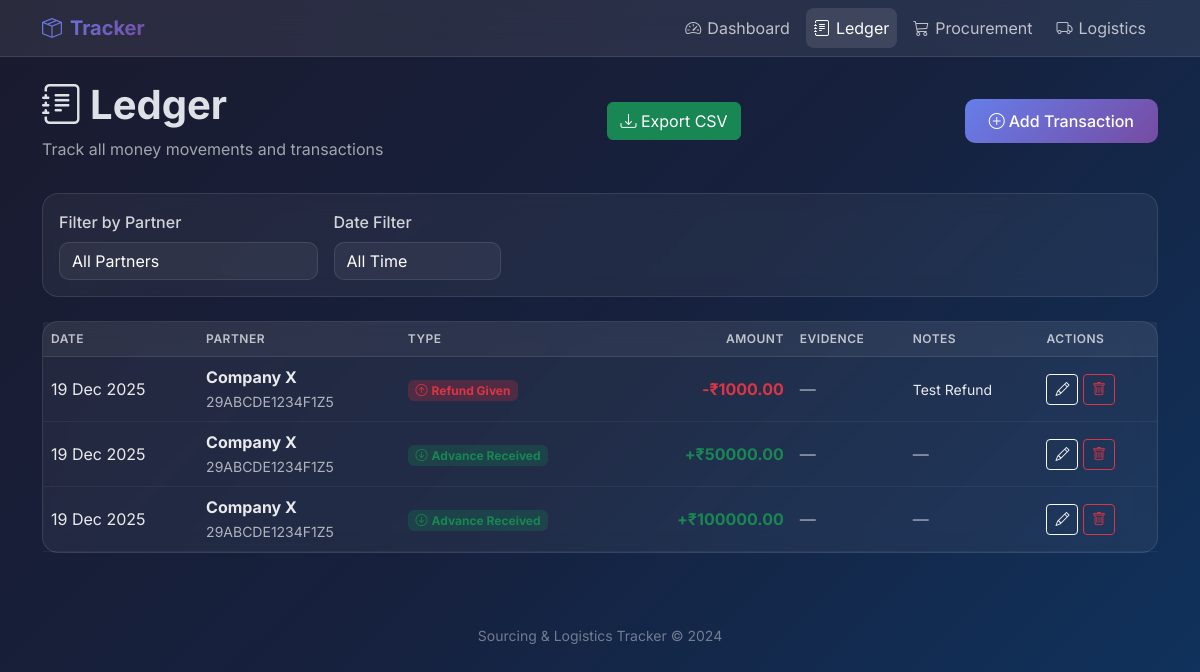
Page /ledger/ on the earlier database version.
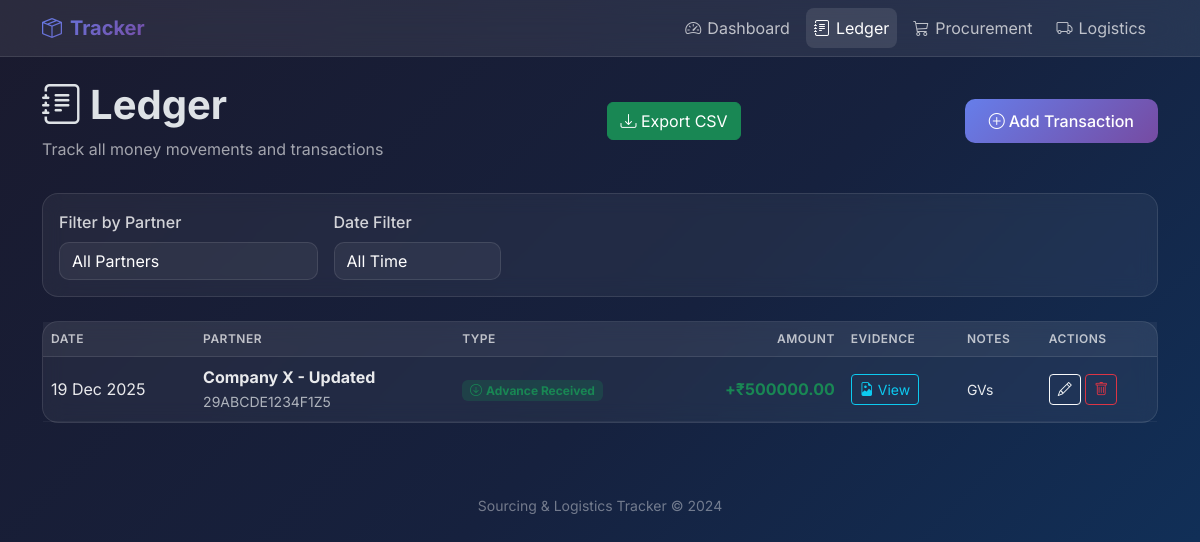
Same page on the later database version.
### tracker/models.py (models this page shows, shortened)
class Transaction(models.Model):
    TRANSACTION_TYPES = [
        ('ADVANCE_RECEIVED', 'Advance Received'),
        ('REFUND_GIVEN', 'Refund Given'),
    ]
    partner = models.ForeignKey(
        Partner,
        on_delete=models.CASCADE,
        related_name='transactions'
    )
    amount = models.DecimalField(
        max_digits=12,
        decimal_places=2,
        validators=[MinValueValidator(Decimal('0.01'))]
    )
    transaction_type = models.CharField(
        max_length=20,
        choices=TRANSACTION_TYPES,
        verbose_name="Transaction Type"
    )
    date = models.DateField()
    evidence_file = models.FileField(
        upload_to='transaction_evidence/',
        blank=True,
        null=True,
        verbose_name="Evidence (Bank Screenshot)"
    )
    notes = models.TextField(blank=True)
    created_at = models.DateTimeField(auto_now_add=True)
    history = HistoricalRecords()
    class Meta:
        ordering = ['-date', '-created_at']

class Partner(models.Model):
    name = models.CharField(max_length=200)
    gst_number = models.CharField(max_length=15, unique=True, verbose_name="GST Number")
    contact_info = models.TextField(blank=True, verbose_name="Contact Information")
    current_balance = models.DecimalField(
        max_digits=12,
        decimal_places=2,
        default=Decimal('0.00'),
        verbose_name="Current Balance"
    )
    created_at = models.DateTimeField(auto_now_add=True)
    updated_at = models.DateTimeField(auto_now=True)
    history = HistoricalRecords()
    class Meta:
        ordering = ['name']
    def __str__(self):
        return f"{self.name} ({self.gst_number})"

### tracker/views.py (the view, shortened to what this page needs)
# urls.py: path('ledger/', views.ledger, name='ledger'),
def ledger(request):
    from datetime import datetime, timedelta
    from django.utils import timezone
    transactions = Transaction.objects.select_related('partner').all()
    partners = Partner.objects.all()
    partner_id = request.GET.get('partner')
    if partner_id:
        transactions = transactions.filter(partner_id=partner_id)
    date_filter = request.GET.get('date_filter', '')
    start_date = request.GET.get('start_date', '')
    end_date = request.GET.get('end_date', '')
    today = timezone.now().date()
    if date_filter == 'this_month':
        first_day = today.replace(day=1)
        transactions = transactions.filter(date__gte=first_day, date__lte=today)
        start_date = first_day.strftime('%Y-%m-%d')
        end_date = today.strftime('%Y-%m-%d')
    elif date_filter == 'last_3_months':
        three_months_ago = today - timedelta(days=90)
        transactions = transactions.filter(date__gte=three_months_ago, date__lte=today)
        start_date = three_months_ago.strftime('%Y-%m-%d')
        end_date = today.strftime('%Y-%m-%d')
    if request.method == 'POST':
        form = TransactionForm(request.POST, request.FILES)
        if form.is_valid():
            form.save()
            messages.success(request, 'Transaction recorded successfully!')
            return redirect('ledger')
        else:
            messages.error(request, 'Error recording transaction.')
    else:
        form = TransactionForm()
    context = {
        'transactions': transactions,
        'partners': partners,
        'form': form,
        'selected_partner': partner_id,
        'date_filter': date_filter,
        'start_date': start_date,
        'end_date': end_date,
    }
    return render(request, 'tracker/ledger.html', context)

### tracker/forms.py
class TransactionForm(forms.ModelForm):
    class Meta:
        model = Transaction
        fields = ['partner', 'amount', 'transaction_type', 'date', 'evidence_file', 'notes']
        widgets = {
            'partner': forms.Select(attrs={'class': 'form-select'}),
            'amount': forms.NumberInput(attrs={'class': 'form-control', 'step': '0.01', 'placeholder': 'Amount'}),
            'transaction_type': forms.Select(attrs={'class': 'form-select'}),
            'date': forms.DateInput(attrs={'class': 'form-control', 'type': 'date'}),
            'evidence_file': forms.FileInput(attrs={'class': 'form-control'}),
            'notes': forms.Textarea(attrs={'class': 'form-control', 'rows': 2, 'placeholder': 'Notes (optional)'}),
        }
    def __init__(self, *args, **kwargs):
        super().__init__(*args, **kwargs)
        if not self.initial.get('date'):
            self.initial['date'] = timezone.now().date()

### tracker/templates/tracker/ledger.html (shortened to what this page needs)
{% extends 'tracker/base.html' %}
{% block content %}
<div class="page-header d-flex justify-content-between align-items-center">
    <div>
        <h1><i class="bi bi-journal-text me-2"></i>Ledger</h1>
        <p class="mb-0">Track all money movements and transactions</p>
    </div>
    <a href="{% url 'export_ledger_csv' %}?partner={{ selected_partner|default:'' }}&date_filter={{ date_filter|default:'' }}&start_date={{ start_date|default:'' }}&end_date={{ end_date|default:'' }}" class="btn btn-success">
        <i class="bi bi-download"></i> Export CSV
    </a>
    <button class="btn btn-gradient" data-bs-toggle="modal" data-bs-target="#addTransactionModal">
        <i class="bi bi-plus-circle me-1"></i>Add Transaction
    </button>
</div>
<div class="card mb-4">
    <div class="card-body py-3">
        <form method="get" class="row g-3 align-items-end" id="filterForm">
            <div class="col-md-3">
                <label class="form-label">Filter by Partner</label>
                <select name="partner" class="form-select" onchange="this.form.submit()">
                    <option value="">All Partners</option>
                </select>
            </div>
            <div class="col-md-2">
                <label class="form-label">Date Filter</label>
                <select name="date_filter" class="form-select" id="dateFilterSelect" onchange="toggleCustomDates(); this.form.submit();">
                    <option value="">All Time</option>
                </select>
            </div>
        </form>
    </div>
</div>
<div class="card">
    <div class="card-body p-0">
        {% if transactions %}
        <div class="table-responsive">
            <table class="table table-hover mb-0">
                <thead>
                    <tr>
                        <th>Date</th>
                        <th>Partner</th>
                        <th>Type</th>
                        <th class="text-end">Amount</th>
                        <th>Evidence</th>
                        <th>Notes</th>
                        <th>Actions</th>
                    </tr>
                </thead>
                <tbody>
                    {% for txn in transactions %}
                    <tr class="animate-fade-in">
                        <td>{{ txn.date|date:"d M Y" }}</td>
                        <td>
                            <strong>{{ txn.partner.name }}</strong>
                            <br><small class="text-muted">{{ txn.partner.gst_number }}</small>
                        </td>
                        <td>
                            {% if txn.transaction_type == 'ADVANCE_RECEIVED' %}
                                <span class="badge bg-success bg-opacity-25 text-success">
                                    <i class="bi bi-arrow-down-circle me-1"></i>Advance Received
                                </span>
                            {% else %}
                                <span class="badge bg-danger bg-opacity-25 text-danger">
                                    <i class="bi bi-arrow-up-circle me-1"></i>Refund Given
                                </span>
                            {% endif %}
                        </td>
                        <td class="text-end">
                            <strong class="{% if txn.transaction_type == 'ADVANCE_RECEIVED' %}text-success{% else %}text-danger{% endif %}">
                                {% if txn.transaction_type == 'ADVANCE_RECEIVED' %}+{% else %}-{% endif %}₹{{ txn.amount|floatformat:2 }}
                            </strong>
                        </td>
                        <td>
                            {% if txn.evidence_file %}
                                <a href="{{ txn.evidence_file.url }}" target="_blank" class="btn btn-sm btn-outline-info">
                                    <i class="bi bi-file-earmark-image"></i> View
                                </a>
                            {% else %}
                                <span class="text-muted">—</span>
                            {% endif %}
                        </td>
                        <td>
                            {% if txn.notes %}
                                <small>{{ txn.notes|truncatewords:10 }}</small>
                            {% else %}
                                <span class="text-muted">—</span>
                            {% endif %}
                        </td>
                        <td>
                            <button class="btn btn-sm btn-outline-light" data-bs-toggle="modal" data-bs-target="#editTransactionModal{{ txn.id }}" title="Edit">
                                <i class="bi bi-pencil"></i>
                            </button>
                            <button class="btn btn-sm btn-outline-danger" data-bs-toggle="modal" data-bs-target="#deleteTransactionModal{{ txn.id }}" title="Delete">
                                <i class="bi bi-trash"></i>
                            </button>
                        </td>
                    </tr>
                    {% endfor %}
                </tbody>
            </table>
        </div>
        {% endif %}
    </div>
</div>
{% endblock %}

### tracker/templates/tracker/base.html (shortened to what this page needs)
<!DOCTYPE html>
<html lang="en" data-bs-theme="dark">
<head>
    <link href="https://cdn.jsdelivr.net/npm/bootstrap@5.3.2/dist/css/bootstrap.min.css" rel="stylesheet">
    <link href="https://cdn.jsdelivr.net/npm/bootstrap-icons@1.11.1/font/bootstrap-icons.css" rel="stylesheet">
</head>
<body>
    <nav class="navbar navbar-expand-lg sticky-top">
        <div class="container">
            <a class="navbar-brand" href="{% url 'dashboard' %}">
                <i class="bi bi-box-seam me-2"></i>Tracker
            </a>
            <div class="collapse navbar-collapse" id="navbarNav">
                <ul class="navbar-nav ms-auto">
                    <li class="nav-item">
                        <a class="nav-link {% if request.resolver_match.url_name == 'dashboard' %}active{% endif %}" href="{% url 'dashboard' %}">
                            <i class="bi bi-speedometer2"></i>Dashboard
                        </a>
                    </li>
                    <li class="nav-item">
                        <a class="nav-link {% if request.resolver_match.url_name == 'ledger' %}active{% endif %}" href="{% url 'ledger' %}">
                            <i class="bi bi-journal-text"></i>Ledger
                        </a>
                    </li>
                    <li class="nav-item">
                        <a class="nav-link {% if request.resolver_match.url_name == 'procurement' %}active{% endif %}" href="{% url 'procurement' %}">
                            <i class="bi bi-cart3"></i>Procurement
                        </a>
                    </li>
                    <li class="nav-item">
                        <a class="nav-link {% if request.resolver_match.url_name == 'logistics' %}active{% endif %}" href="{% url 'logistics' %}">
                            <i class="bi bi-truck"></i>Logistics
                        </a>
                    </li>
                </ul>
            </div>
        </div>
    </nav>
    <main class="container py-4">
        {% block content %}{% endblock %}
    </main>
    <footer class="text-center py-4 mt-4" style="color: rgba(255,255,255,0.4); font-size: 0.875rem;">
        <p class="mb-0">Sourcing & Logistics Tracker &copy; 2024</p>
    </footer>
</body>
</html>

### tracker/templates/tracker/base.html (style rules this page uses)
:root { --primary-gradient: linear-gradient(135deg, #667eea 0%, #764ba2 100%); --success-gradient: linear-gradient(135deg, #11998e 0%, #38ef7d 100%); --warning-gradient: linear-gradient(135deg, #f093fb 0%, #f5576c 100%); --info-gradient: linear-gradient(135deg, #4facfe 0%, #00f2fe 100%); --card-bg: rgba(255, 255, 255, 0.05); --card-border: rgba(255, 255, 255, 0.1); --glass-bg: rgba(255, 255, 255, 0.08); }
* { font-family: 'Inter', sans-serif; }
body { background: linear-gradient(135deg, #1a1a2e 0%, #16213e 50%, #0f3460 100%); min-height: 100vh; }
.navbar { background: var(--glass-bg) !important; backdrop-filter: blur(20px); border-bottom: 1px solid var(--card-border); }
.navbar-brand { font-weight: 700; background: var(--primary-gradient); -webkit-background-clip: text; -webkit-text-fill-color: transparent; background-clip: text; }
.nav-link { color: rgba(255, 255, 255, 0.7) !important; transition: all 0.3s ease; border-radius: 8px; margin: 0 4px; }
.nav-link:hover, .nav-link.active { color: #fff !important; background: rgba(255, 255, 255, 0.1); }
.nav-link i { margin-right: 6px; }
.card { background: var(--card-bg); border: 1px solid var(--card-border); border-radius: 16px; backdrop-filter: blur(10px); transition: all 0.3s ease; }
.btn-gradient { background: var(--primary-gradient); border: none; color: white; padding: 0.6rem 1.5rem; border-radius: 10px; font-weight: 500; transition: all 0.3s ease; }
.table { --bs-table-bg: transparent; --bs-table-color: rgba(255, 255, 255, 0.9); }
.table thead th { background: rgba(255, 255, 255, 0.05); border-bottom: 1px solid var(--card-border); font-weight: 600; text-transform: uppercase; font-size: 0.75rem; letter-spacing: 0.5px; color: rgba(255, 255, 255, 0.7); }
.table tbody td { border-bottom: 1px solid rgba(255, 255, 255, 0.05); vertical-align: middle; }
.form-control, .form-select { background: rgba(255, 255, 255, 0.05); border: 1px solid var(--card-border); color: white; border-radius: 10px; }
.form-label { font-weight: 500; color: rgba(255, 255, 255, 0.8); margin-bottom: 0.5rem; }
.page-header { margin-bottom: 2rem; }
.page-header h1 { font-weight: 700; margin-bottom: 0.5rem; }
.page-header p { color: rgba(255, 255, 255, 0.6); }
.animate-fade-in { animation: fadeInUp 0.5s ease-out forwards; }

Differences in the rows shown:
removed Transaction: date "19 Dec 2025", partner.name "Company X", partner.gst_number "29ABCDE1234F1Z5", transaction_type "REFUND_GIVEN" (drawn), amount "1000.00", notes "Test Refund"
removed Transaction: date "19 Dec 2025", partner.name "Company X", partner.gst_number "29ABCDE1234F1Z5", transaction_type "ADVANCE_RECEIVED" (drawn), amount "50000.00"
removed Transaction: date "19 Dec 2025", partner.name "Company X", partner.gst_number "29ABCDE1234F1Z5", transaction_type "ADVANCE_RECEIVED" (drawn), amount "100000.00"
added Transaction: date "19 Dec 2025", partner.name "Company X - Updated", partner.gst_number "29ABCDE1234F1Z5", transaction_type "ADVANCE_RECEIVED" (drawn), amount "500000.00", notes "GVs"
